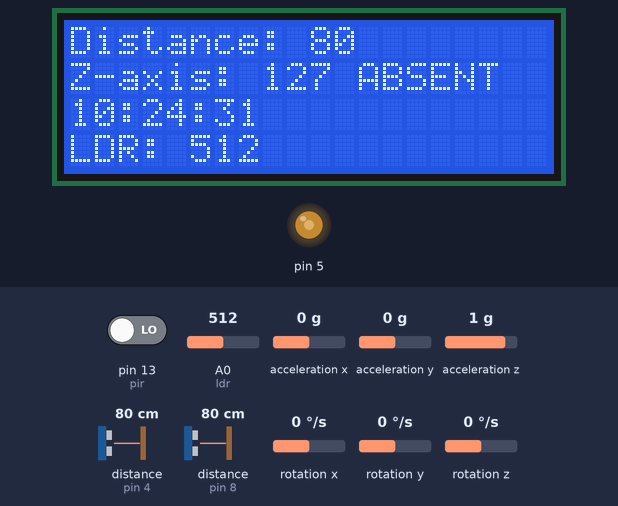
Recording of a sketch running on a simulated Arduino Uno, built with avr-gcc and run on an emulated ATmega328P. Parts: 20×4 character LCD, output pins drawn as LEDs (lit = HIGH). Wiring (inferred from the names in the program): 2 × ultrasonic range finder: trigger pin 3, echo pin 4 / trigger pin 7, echo pin 8. The test bench sets the inputs (shaded band); at power-on: rotation z 0 °/s, pin 13 (pir) LOW, A0 (ldr) = 512, acceleration x 0 g, acceleration y 0 g, acceleration z 1 g, distance to the obstacle (sensors on pin 4, pin 8) 80 cm, rotation x 0 °/s, rotation y 0 °/s. The echo pulse lasts 58.3 µs per cm; the local clock reads 2024-03-15 10:24:30 at power-on unless the sketch sets it; pins used as bus, display or sensor lines are not drawn.

Above: at 1.2 s.
1.3 s: rotation z set to -100 °/s
At 2.6 s:
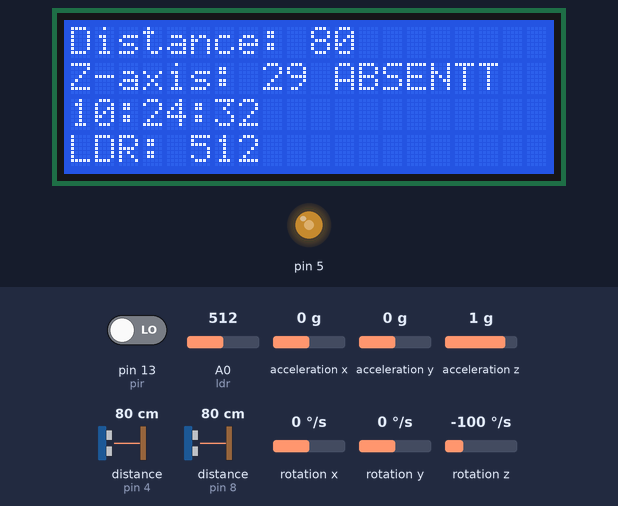
5.5 s: pin 13 (pir) driven HIGH
At 7.3 s:
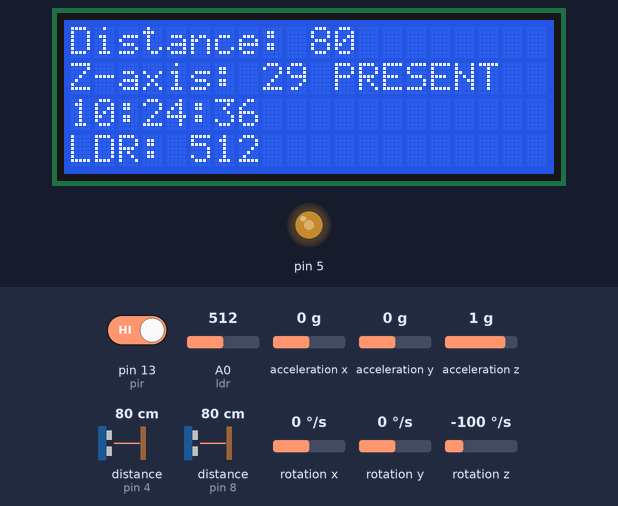
9.7 s: A0 (ldr) set to 306
At 11.2 s:
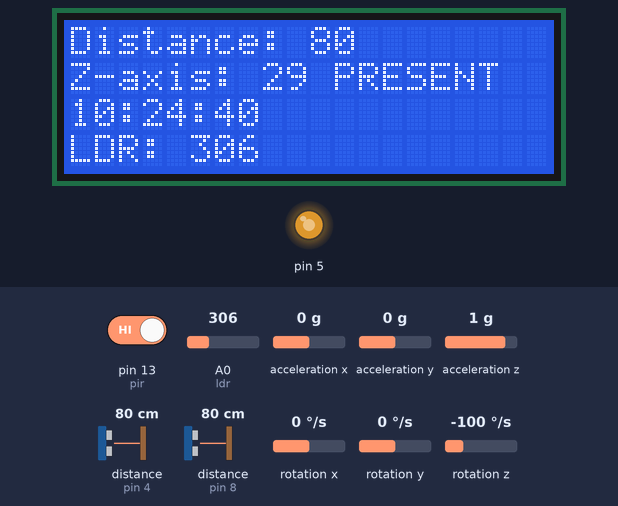
13.9 s: A0 (ldr) set to 992
At 14.4 s:
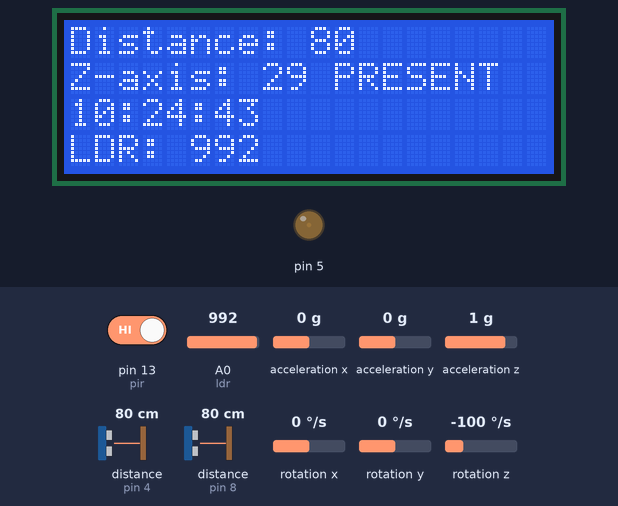
18.1 s: A0 (ldr) set to 30
At 19.0 s:
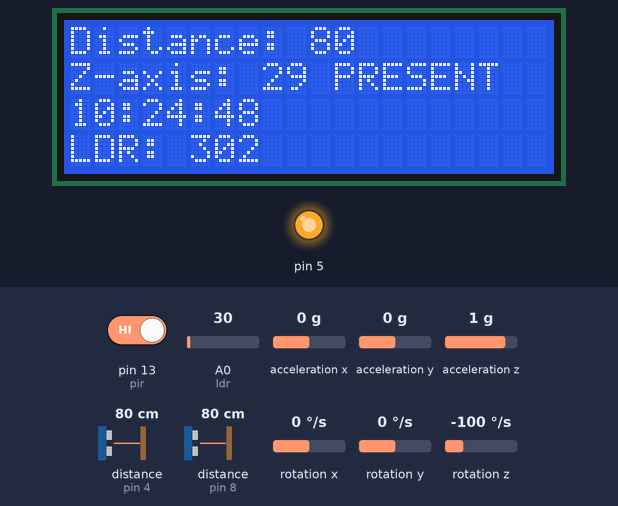
22.3 s: pin 13 (pir) driven LOW
At 22.9 s:
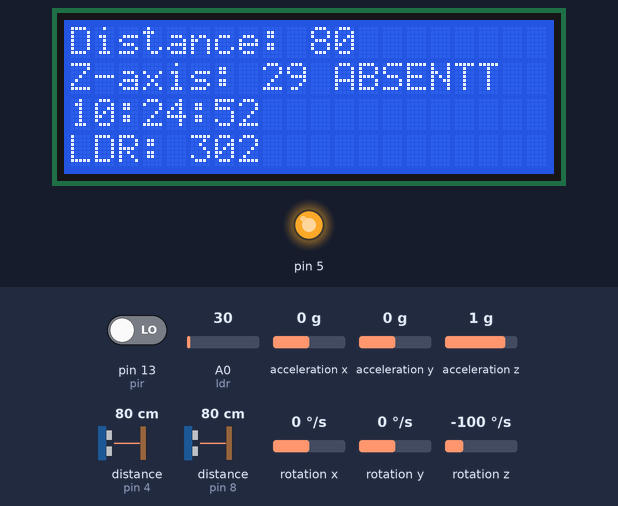
Timing chart, 0 to 25.3 s (numbered marks = the images above; inputs shaded):
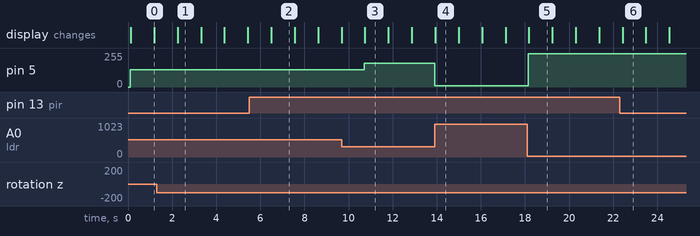

Measured:
- after the input at 1.3 s, the display: changes after 0.95 s (image 1)
- after the input at 5.5 s, the display: changes after 1.0 s (image 2)
- after the input at 9.7 s, pin 5: 128/255 → 179/255 after 1.0 s
- after the input at 13.9 s, pin 5: 179/255 → 8/255 at once
- after the input at 18.1 s, pin 5: 8/255 → 248/255 after 0.06 s
- after the input at 22.3 s, the display: changes after 0.12 s (image 6)
- what the display in image 2 shows lasts 1.1 s, from 6.5 s to 7.6 s

The sketch:

mainmodule.ino
```cpp
#include <LiquidCrystal_I2C.h>
#include <Wire.h>
#include <I2Cdev.h>
#include <MPU6050.h>
#include <RTClib.h>

#define I2C_ADDR    0x27
#define LCD_COLUMNS 20
#define LCD_LINES   4

LiquidCrystal_I2C lcd(I2C_ADDR, LCD_COLUMNS, LCD_LINES);

int trigpinshort = 7;
int trigpinlong  = 3;
int echopinshort = 8;
int echopinlong  = 4;

int a, b;
MPU6050 mpu(0x69);
RTC_DS1307 rtc;

int16_t ax, ay, az;
int16_t gx, gy, gz;

struct MyData {
  byte X;
  byte Y;
  byte Z;
};

int pir = 13;
int ldr = A0;

MyData data;

void setup() {
  Serial.begin(9600);
  Wire.begin();

  pinMode(trigpinshort, OUTPUT);
  pinMode(trigpinlong,  OUTPUT);
  pinMode(echopinshort, INPUT);
  pinMode(echopinlong,  INPUT);

  mpu.initialize();
  pinMode(pir, INPUT);
  pinMode(5, OUTPUT);

  lcd.init();
  lcd.backlight();
  rtc.begin();
}

void loop() {
  display();
}

int ultrasensor() {
  // Short range
  digitalWrite(trigpinshort, HIGH);
  delayMicroseconds(10);
  digitalWrite(trigpinshort, LOW);
  int timeshort = pulseIn(echopinshort, HIGH);

  // Long range
  digitalWrite(trigpinlong, HIGH);
  delayMicroseconds(10);
  digitalWrite(trigpinlong, LOW);
  int timelong = pulseIn(echopinlong, HIGH);

  if(timeshort <= 5800) {
    return timeshort / 58;
  } else if(timeshort >= 5800 && timelong <= 8700) {
    return (0.4 * timeshort + 0.6 * timelong) / 58;
  } else {
    return timelong / 58;
  }
}

int acclerometer() {
  mpu.getMotion6(&ax, &ay, &az, &gx, &gy, &gz);
  data.Z = map(gz, -17000, 17000, 0, 255);
  return data.Z;
}

String stealth() {
  a = digitalRead(pir);
  b = analogRead(ldr);

  // Scale LDR to PWM range
  analogWrite(5, map(b, 0, 1023, 255, 0));

  if(a == 1) {
    return "PRESENT";
  } else {
    return "ABSENT";
  }
}

void display() {
  DateTime now = rtc.now();

  lcd.setCursor(0, 0);
  lcd.print("Distance: ");
  lcd.print(ultrasensor());

  lcd.setCursor(0, 1);
  lcd.print("Z-axis: ");
  lcd.print(acclerometer());
  lcd.print(" ");
  lcd.print(stealth());

  lcd.setCursor(0, 2);
  lcd.print(now.hour());
  lcd.print(":");
  lcd.print(now.minute());
  lcd.print(":");
  lcd.print(now.second());

  lcd.setCursor(0, 3);
  lcd.print("LDR: ");
  lcd.print(b);

  delay(1000);
}
```
